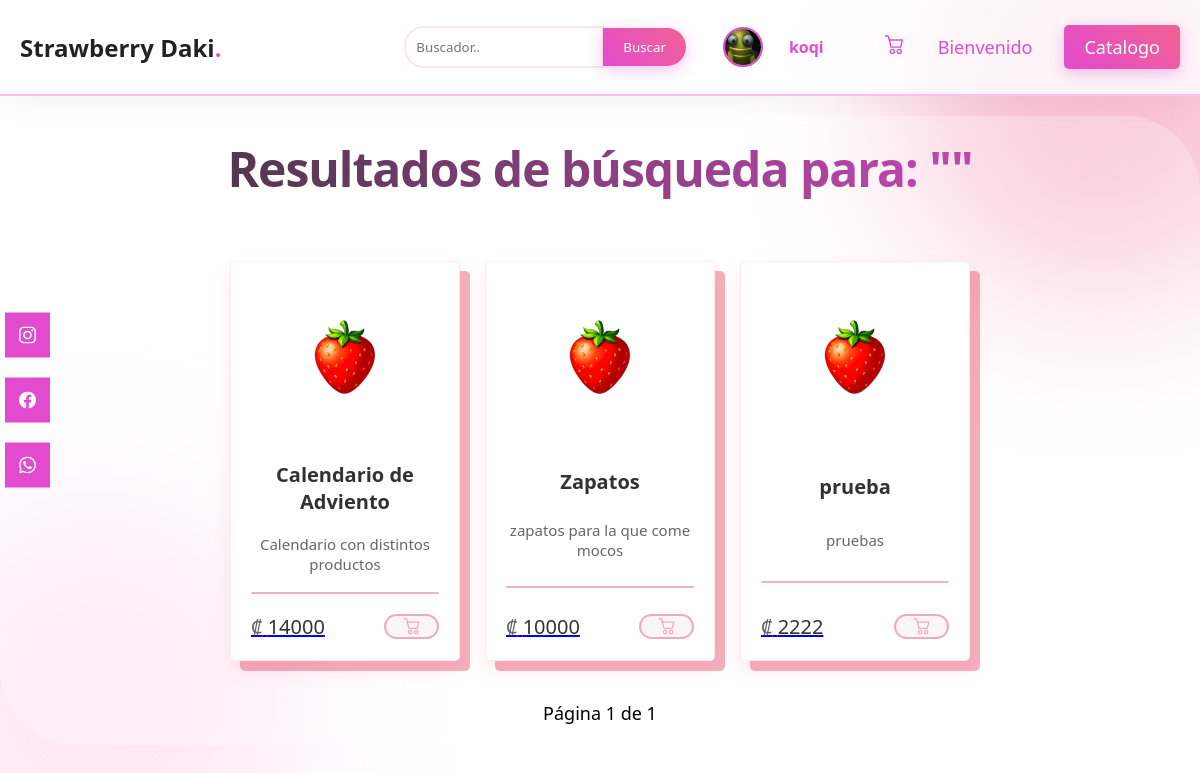
The app's page /buscar/ (signed in) with its own data.
### usuarios/models.py (models this page shows, shortened)
class Profile(models.Model):
    user = models.OneToOneField(User, on_delete=models.CASCADE)
    foto_perfil = models.ImageField(upload_to='perfiles/', blank=True, null=True)

### tienda/models.py (models this page shows, shortened)
class Producto(models.Model):
    nombre = models.CharField(max_length=100)
    precio = models.DecimalField(max_digits=10, decimal_places=0)
    descripcion = models.TextField()
    is_oferta = models.BooleanField(default=False)

### buscador/views.py (the view)
# urls.py: path('', views.buscar, name='buscar'),
def buscar(request):
    query = request.GET.get('q', '')
    productos = Producto.objects.filter(
        Q(nombre__icontains=query) | Q(descripcion__icontains=query)
    ).order_by('id')
    paginator = Paginator(productos, 10)
    page_number = request.GET.get('page')
    productos_page = paginator.get_page(page_number)
    contexto = {
        'query': query,
        'catalogo': productos_page,
    }
    return render(request, 'home/search.html', contexto)

### tienda/context_processors.py (called while the page is built)
def cart_count(request):
    if request.user.is_authenticated:
        cart, created = Cart.objects.get_or_create(user=request.user)
        return {'cart_count': cart.items.count()}
    return {'cart_count': 0}

### buscador/templates/home/search.html (shortened to what this page needs)
{% extends 'base.html' %}
{% load static %}
{% block catalogo %}
    <h1>Resultados de búsqueda para: "{{ query }}"</h1>
    <div style="display: flex; flex-wrap: wrap; justify-content: center; gap: 25px; padding: 20px; margin-top: 20px;">
        {% if catalogo %}
            {% for producto in catalogo %}
            <div class="card">
                <div class="card-img">
                    {% if producto.imagen %}
                        <img src="{{ producto.imagen.url }}" alt="{{ producto.nombre }}" style="width: 100%; height: 100%; object-fit: cover; display: block;">
                    {% else %}
                        <img src="{% static 'img/fresa.png' %}" alt="Sin imagen" style="width: 100%; height: 100%; object-fit: contain; padding: 20px; display: block;">
                    {% endif %}
                </div>
                <div class="card-title">{{ producto.nombre }}</div>
                <div class="card-subtitle">{{ producto.descripcion }}</div>
                <hr class="card-divider">
                <div class="card-footer">
                    <a href="{% url 'detalle_producto' producto.id %}" class="card-link">
                    <div class="card-price"><span>₡</span> {{ producto.precio }}</div>
                    <button class="card-btn">
                        </a>
                </div>
            </div>
            {% endfor %}
        {% else %}
            <div style="width: 100%; text-align: center; padding: 50px;">
                <p>No se encontraron resultados para "{{ query }}"</p>
                <a href="/">Volver al inicio</a>
            </div>
        {% endif %} </div>
    <div style="text-align: center; margin-top: 20px; width: 100%;">
        <span>Página {{ catalogo.number }} de {{ catalogo.paginator.num_pages }}</span>
    </div>
{% endblock %}

### templates/base.html (shortened to what this page needs)
<!DOCTYPE html>
<html lang="es">
<head>
<link href="/static/css/style.css" rel="stylesheet">
<link href="/static/css/snow.css" rel="stylesheet">
{% load static %}
</head>
    <body style="text-align: center;">
<nav class="navbar">
    <div class="logo">Strawberry Daki<span>.</span></div>
    <ul class="nav-links">
        <form class="search-container" role="search" action="{% url 'buscar' %}" method="get">
            <input type="search" name="q" placeholder="Buscador.." value="{{request.GET.q|default:'' }}" class="search-input">
            <button type="submit" class="search-btn">Buscar</button>
        </form>
        {% static 'img/fresa.png' as default_pic %}
        <li class="user-menu">
            {% if user.is_authenticated and user.profile.foto_perfil %}
            <img src="{{ user.profile.foto_perfil.url }}" alt="Foto de perfil" class="profile-pic">
            {% else %}
            <img src="{{ default_pic }}" alt="Foto de perfil" class="profile-pic">
            {% endif %}
            <div class="dropdown">
                <button class="dropbtn">{% if user.is_authenticated %}{{ user.username }}{% else %}Visitante{% endif %}</button>
            </div>
        </li>
        {% if user.is_authenticated %}
        <li class="cart-icon">
            <a href="{% url 'view_cart' %}">
            </a>
        </li>
        {% endif %}
        <li><a href="/">Bienvenido</a></li>
        <li><a href="/catalogo/" class="btn-cta">Catalogo</a></li>
    </ul>
</nav>
    <div class="container">
        {% block catalogo %}
        {% endblock %}
    </div>
        <div class="cardsocial">
            <a href="https://www.instagram.com/strawberry_daki/" class="socialContainer containerOne" target="_blank" rel="noopener noreferrer">
            </a>
            <a href="https://www.facebook.com/share/1AL7JDUnn6/" class="socialContainer containerTwo" target="_blank" rel="noopener noreferrer">
            </a>
            <a href="https://wa.me/50671276909" class="socialContainer containerFour" target="_blank" rel="noopener noreferrer">
            </a>
        </div>
    </body>
</html>

### records on screen
Producto: nombre "Calendario de Adviento", descripcion "Calendario con distintos productos", precio "14000"
Producto: nombre "Zapatos", descripcion "zapatos para la que come mocos", precio "10000"
Producto: nombre "prueba", descripcion "pruebas", precio "2222"

### other values on screen
{{ user.username }} "koqi"
{{ catalogo.number }} "1"
{{ catalogo.paginator.num_pages }} "1"
